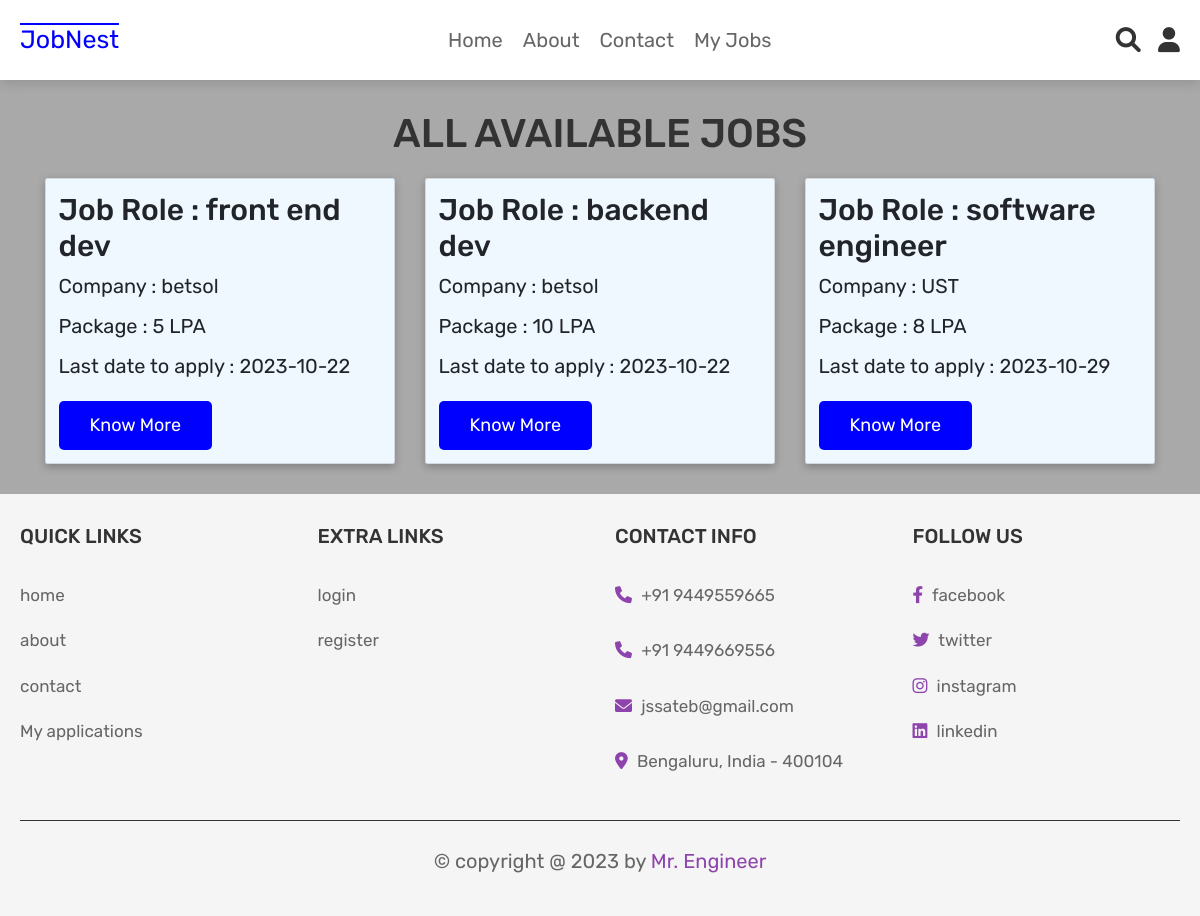
Page /home.php (signed in) on the committed database.
### tables this page shows
CREATE TABLE `joblist` (
  `id` int(10) NOT NULL,
  `role` varchar(100) NOT NULL,
  `cname` varchar(100) NOT NULL,
  `package` float NOT NULL,
  `skill` varchar(100) NOT NULL,
  `place` varchar(100) NOT NULL,
  `date` date NOT NULL
);

### home.php (the view, shortened to what this page needs)
<?php
include 'config.php';
?>
<!DOCTYPE html>
<html lang="en">
<head>
   <link rel="stylesheet" href="https://cdnjs.cloudflare.com/ajax/libs/font-awesome/6.0.0/css/all.min.css">
   <link rel="stylesheet" href="https://cdn.jsdelivr.net/npm/bootstrap@4.3.1/dist/css/bootstrap.min.css">
   <link rel="stylesheet" href="css/style.css">
</head>
<body>
<?php include 'header.php'; ?>
<br><br>
<h3 class="title">All available jobs</h3>
<div class="container">
<div class="row">
  <?php
         $select_jobs = mysqli_query($conn, "SELECT * FROM `joblist`") or die('query failed');
         if(mysqli_num_rows($select_jobs) > 0){
            while($fetch_jobs = mysqli_fetch_assoc($select_jobs)){
      ?>
<div class="col-md-4">
    <div class="card" id="id3">
      <div class="card-body">
        <h5 class="card-title" id="id2">Job Role : <?php echo $fetch_jobs['role']; ?> </h5>
        <Company class="card-text" id="id1">Company : <?php echo $fetch_jobs['cname']; ?> </p>
        <p class="card-text" id="id1">Package : <?php echo $fetch_jobs['package']; ?> LPA </p>
        <p class="card-text" id="id1">Last date to apply : <?php echo $fetch_jobs['date']; ?></p>
        <form action="applyjob.php" method="post">
           <input type="submit" name="apply" class="btn" value="Know more" style="background-color:blue;">
         </form>
      </div>
    </div>
     </div>
    <?php
         }
      }else{
         echo '<p class="empty">No job applications are added yet!</p>';
      }
      ?>
</div>
</div>
<br><br>
<?php include 'footer.php'; ?>
</body>
</html>

### css/style.css (style rules this page uses)
:root { --purple:#8e44ad; --red:#c0392b; --orange:#f39c12; --black:#333; --white:#fff; --light-color:#666; --light-white:#ccc; --light-bg:#f5f5f5; --border:.1rem solid var(--black); --box-shadow:0 .5rem 1rem rgba(0,0,0,.1); }
* { font-family: 'Rubik', sans-serif; margin:0; padding:0; box-sizing: border-box; outline: none; border:none; text-decoration: none; transition:all .2s linear; }
html { font-size: 62.5%; overflow-x: hidden; }
.title { text-align: center; margin-bottom: 2rem; text-transform: uppercase; color:var(--black); font-size: 4rem; }
.btn, .option-btn, .delete-btn, .white-btn { display: inline-block; margin-top: 1rem; padding:1rem 3rem; cursor: pointer; color:var(--white); font-size: 1.8rem; border-radius: .5rem; text-transform: capitalize; }
.white-btn, .btn { background-color: var(--purple); }

### home.php (style rules this page uses)
body { background-color:darkgray; }
#id1 { font-size: 2rem; }
#id2 { font-size: 3rem; }
#id3 { box-shadow: rgba(0, 0, 0, 0.24) 0px 3px 8px; background-color: aliceblue; }

### rows in the picture
joblist: role "front end dev", cname "betsol", package "5", date "2023-10-22"
joblist: role "backend dev", cname "betsol", package "10", date "2023-10-22"
joblist: role "software engineer", cname "UST", package "8", date "2023-10-29"
